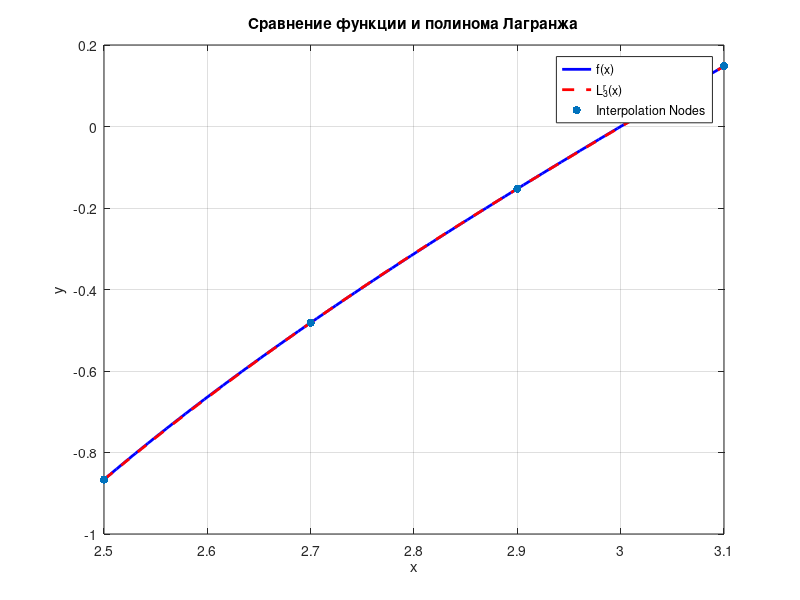
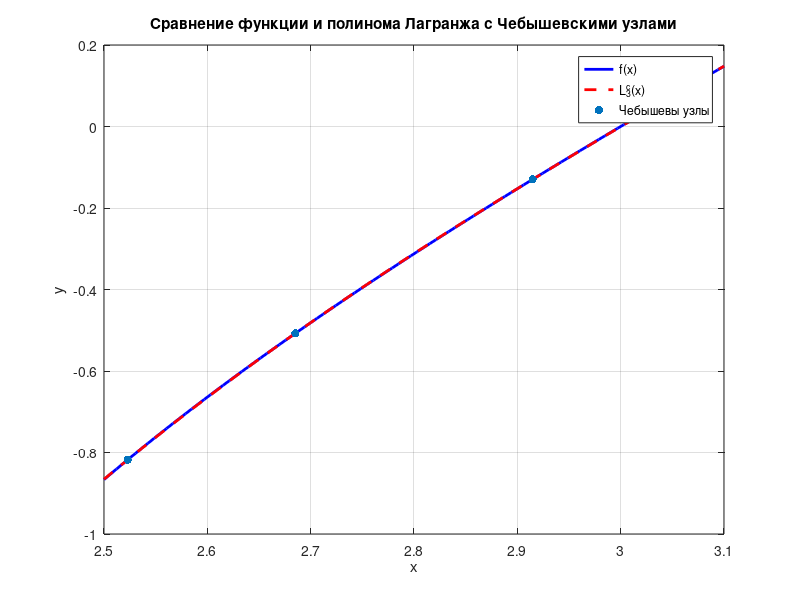
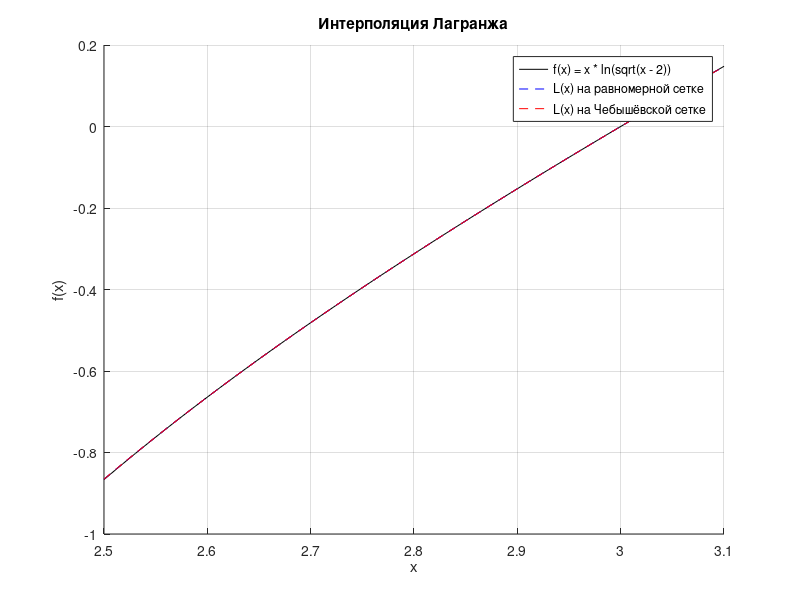

Source code (MATLAB) for these figures, in order:
% ===== Пункт 1 =====
fprintf('Пункт 1\n');
a = 2.5;
b = 3.1;
n = 3; % number of intervals
x_nodes = a + (0:n) * (b - a) / n;
disp(x_nodes);
fprintf('\n\n');



% ===== Пункт 2 =====
function L = lagrange_poly(x, x_nodes, f_values)
    n = length(x_nodes);
    L = 0;
    for i = 0:n-1
        L_i = f_values(i+1);
        for j = 0:n-1
            if i != j
                L_i = L_i * (x - x_nodes(j+1)) / (x_nodes(i+1) - x_nodes(j+1));
            end
        end
        L = L + L_i;
    end
end


f_values = arrayfun(@(x) x*log(sqrt(x - 2)), x_nodes);




% ===== Пункт 3 =====
fprintf('Пункт 3\n');
x_j = [(5*a + b)/6, (a + b)/2, (a + 5*b)/6];
L_values = arrayfun(@(x) lagrange_poly(x, x_nodes, f_values), x_j);
f_values_j = arrayfun(@(x) x*log(sqrt(x - 2)), x_j);
errors = abs(f_values_j - L_values);

disp('x_j значения:');
disp(x_j);
disp('L_3^r(x_j) значения:');
disp(L_values);
disp('f(x_j) значения:');
disp(f_values_j);
disp('Погрешность:');
disp(errors);
fprintf('\n\n');




% ===== Пункт 4 =====
x = linspace(2.5, 3.1, 100);
f_values_plot = arrayfun(@(x) x*log(sqrt(x - 2)), x);
L_values_plot = arrayfun(@(x) lagrange_poly(x, x_nodes, f_values), x);

figure;
plot(x, f_values_plot, 'b-', 'LineWidth', 2);
hold on;
plot(x, L_values_plot, 'r--', 'LineWidth', 2);
scatter(x_nodes, f_values, 'ko', 'filled');
title('Сравнение функции и полинома Лагранжа');
xlabel('x');
ylabel('y');
legend('f(x)', 'L_3^r(x)', 'Interpolation Nodes');
grid on;



% ===== Пункт 5 =====
fprintf('Пункт 5\n');
chebyshev_nodes = (a + b)/2 + (b - a)/2 * cos((2*(0:n) + 1) / 8 * pi);
f_chebyshev_values = arrayfun(@(x) x*log(sqrt(x - 2)), chebyshev_nodes);

disp('Узлы Чебышева:');
disp(chebyshev_nodes);
disp('f(Узлы Чебышева):');
disp(f_chebyshev_values);
fprintf('\n\n');



% ===== Пункт 6 =====
fprintf('Пункт 6\n');
L_chebyshev_values = arrayfun(@(x) lagrange_poly(x, chebyshev_nodes, f_chebyshev_values), x_j);
disp('L_3^c(x_j) значения:');
disp(L_chebyshev_values);
fprintf('\n\n');




% ===== Пункт 7 =====
fprintf('Пункт 7\n');
errors_chebyshev = abs(f_values_j - L_chebyshev_values);
disp('Погрешности для Чебышевских узлов');
disp(errors_chebyshev);
fprintf('\n\n');




% ===== Пункт 8 =====
L_values_chebyshev_plot = arrayfun(@(x) lagrange_poly(x, chebyshev_nodes, f_chebyshev_values), x);

figure;
plot(x, f_values_plot, 'b-', 'LineWidth', 2);
hold on;
plot(x, L_values_chebyshev_plot, 'r--', 'LineWidth', 2);
scatter(chebyshev_nodes, f_chebyshev_values, 'ko', 'filled');
title('Сравнение функции и полинома Лагранжа с Чебышевскими узлами');
xlabel('x');
ylabel('y');
legend('f(x)', 'L_3^c(x)', 'Чебышевы узлы');
grid on;




% ===== Пункт 9 =====
fprintf('Пункт 9\n');
function y = f(x)
    if x < 2
        error('Функция f не определена для x < 2');
    end
    y = x * log(sqrt(x - 2));
end


nodes = [2.6, 2.8, 3.0];
f_values = arrayfun(@(x) f(x), nodes);
chebyshev_nodes = cos(((2*(0:length(nodes)-1) + 1) .* pi) ./ (2*length(nodes))) + 1;
chebyshev_nodes = 2 + (chebyshev_nodes + 1);
f_chebyshev_values = arrayfun(@(x) f(x), chebyshev_nodes);


function L = lagrange_poly(x, nodes, f_values)
    L = 0;
    n = length(nodes);
    for i = 1:n
        p = 1;
        for j = 1:n
            if j != i
                p = p * (x - nodes(j)) / (nodes(i) - nodes(j));
            end
        end
        L = L + f_values(i) * p;
    end
end

% Вычисление полиномов Лагранжа для равномерной и Чебышевской сетки
L_3_r_values = arrayfun(@(x) lagrange_poly(x, nodes, f_values), nodes);
L_3_c_values = arrayfun(@(x) lagrange_poly(x, chebyshev_nodes, f_chebyshev_values), chebyshev_nodes);

% Вычисление погрешностей
errors_r = f_values - L_3_r_values;
errors_c = f_chebyshev_values - L_3_c_values;


disp('  j   |      x_j     |       f(x_j)     |  L_3^r(x_j)   | f(x_j) - L_3^r(x_j) |  L_3^c(x_j)   | f(x_j) - L_3^c(x_j)');
disp('------+---------------+------------------+----------------+----------------------+----------------+-----------------------');

for j = 1:length(nodes)
    fprintf('%3d   | %12.6f | %16.6f | %14.6f | %20.6f | %14.6f | %20.6f\n', ...
        j, nodes(j), f_values(j), L_3_r_values(j), errors_r(j), L_3_c_values(j), errors_c(j));
end
fprintf('\n\n');




% ===== Пункт 10 =====
fprintf('Пункт 10\n');
% Задаем значения функции
f = @(x) x .* log(sqrt(x - 2)); % Функция f(x) = x * ln(sqrt(x - 2))

% Количество узлов
n = 5;

% Равномерная сетка
x_uniform = linspace(2.6, 3.0, n);
f_values_uniform = f(x_uniform);

% Чебышёвская сетка
x_chebyshev = cos((2*(0:n-1) + 1) * pi / (2*n)) * (0.2) + 2.8; % Приведем узлы к диапазону [2.6, 3.0]
f_values_chebyshev = f(x_chebyshev);

% Функция для вычисления полинома Лагранжа
function L = lagrange_interpolation(x, xj, fj)
    m = length(xj);
    L = zeros(size(x));
    for j = 1:m
        p = ones(size(x));
        for k = [1:j-1, j+1:m]
            p = p .* (x - xj(k)) / (xj(j) - xj(k));
        end
        L = L + p * fj(j);
    end
end

% Интерполяция на узлах
x_eval = linspace(2.5, 3.1, 100);
L_uniform = lagrange_interpolation(x_eval, x_uniform, f_values_uniform);
L_chebyshev = lagrange_interpolation(x_eval, x_chebyshev, f_values_chebyshev);

% Вычисляем Погрешности
errors_uniform = f(x_eval) - L_uniform;
errors_chebyshev = f(x_eval) - L_chebyshev;

% Визуализация
figure;
hold on; 
plot(x_eval, f(x_eval), 'k', 'DisplayName', 'f(x) = x * ln(sqrt(x - 2))');
plot(x_eval, L_uniform, 'b--', 'DisplayName', 'L(x) на равномерной сетке');
plot(x_eval, L_chebyshev, 'r--', 'DisplayName', 'L(x) на Чебышёвской сетке');
legend show;
grid on;
title('Интерполяция Лагранжа');
xlabel('x');
ylabel('f(x)');
hold off;

% Вывод погрешностей
max_error_uniform = max(abs(errors_uniform));
max_error_chebyshev = max(abs(errors_chebyshev));
fprintf('Максимальная ошибка для равномерной сетки: %f\n', max_error_uniform);
fprintf('Максимальная ошибка для Чебышёвской сетки: %f\n', max_error_chebyshev);
fprintf('\n\n');